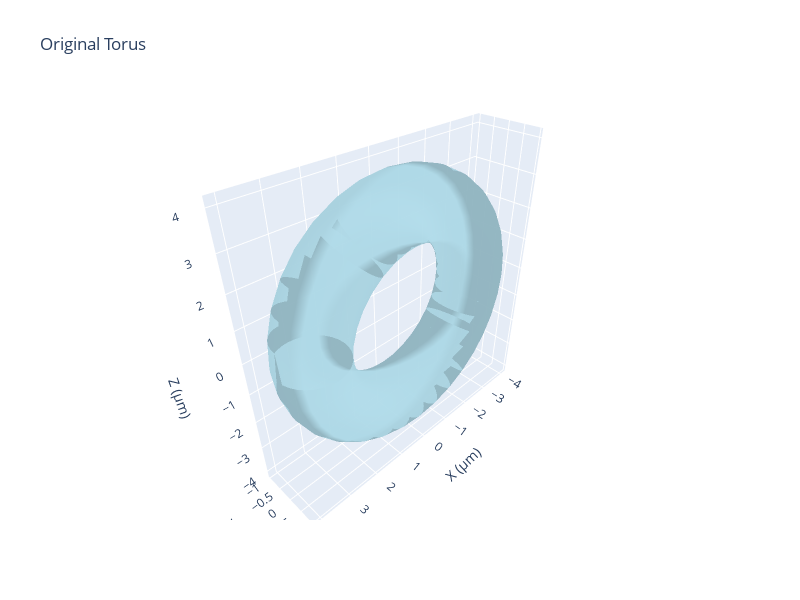

Notebook code cell kept with this figure:
### Markdown cell above
## Create and Visualize Torus

### Code cell
# Create a torus mesh
torus = create_torus_mesh(major_radius=3.0, minor_radius=1.0, major_segments=24, minor_segments=12)

# Rotate so the torus lies on its side (ensures slices through the hole)
torus.apply_transform(trimesh.transformations.rotation_matrix(
    angle=np.pi / 2,
    direction=[1, 0, 0],
    point=torus.centroid
))

print(f"Torus properties:")
print(f"  Volume: {torus.volume:.3f}")
print(f"  Surface area: {torus.area:.3f}")
print(f"  Z-bounds: {torus.bounds[:, 2]}")

# Visualize the original torus
fig = visualize_mesh_3d(torus, title="Original Torus", backend="plotly")
fig.show()

### Figure 1 — Plotly figure (JSON) as saved in the notebook; plotly's stock layout.template omitted (floating-point values rounded to 4 significant figures; data arrays with more than 128 entries replaced by an {"elided": "..."} marker saying what was removed)
{"data": [{"color": "lightblue", "i": {"elided": "2048 int values"}, "j": {"elided": "2048 int values"}, "k": {"elided": "2048 int values"}, "name": "Mesh", "opacity": 0.8, "type": "mesh3d", "x": {"elided": "1024 float values"}, "y": {"elided": "1024 float values"}, "z": {"elided": "1024 float values"}}], "layout": {"height": 600, "scene": {"aspectmode": "data", "camera": {"eye": {"x": 1.5, "y": 1.5, "z": 1.5}}, "xaxis": {"title": {"text": "X (µm)"}}, "yaxis": {"title": {"text": "Y (µm)"}}, "zaxis": {"title": {"text": "Z (µm)"}}}, "title": {"text": "Original Torus"}, "width": 800}}
